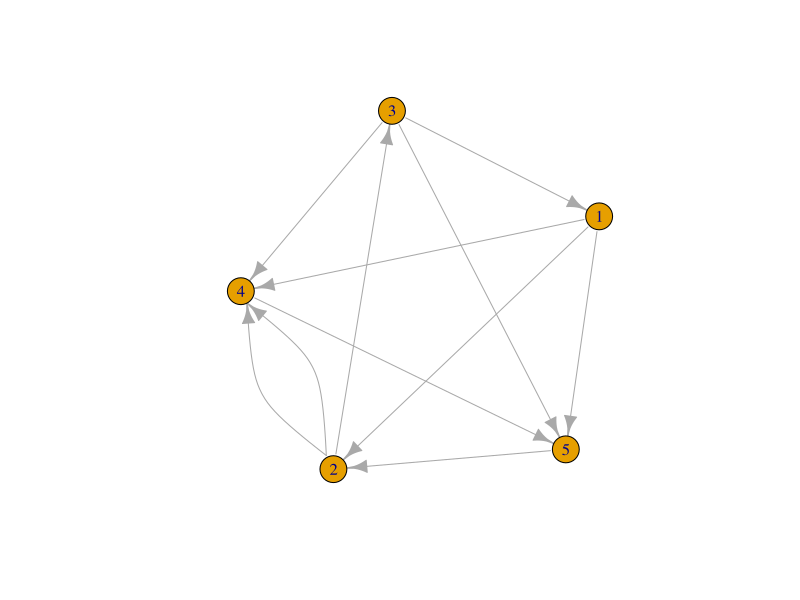
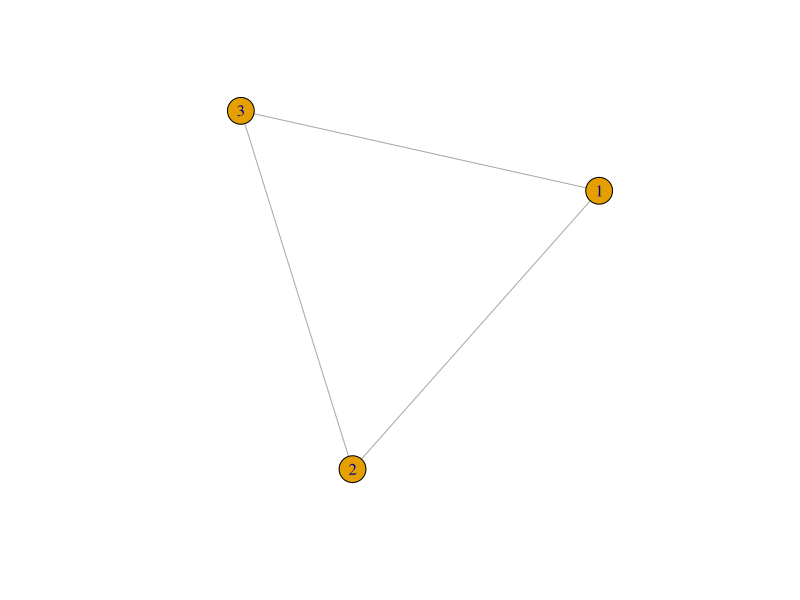
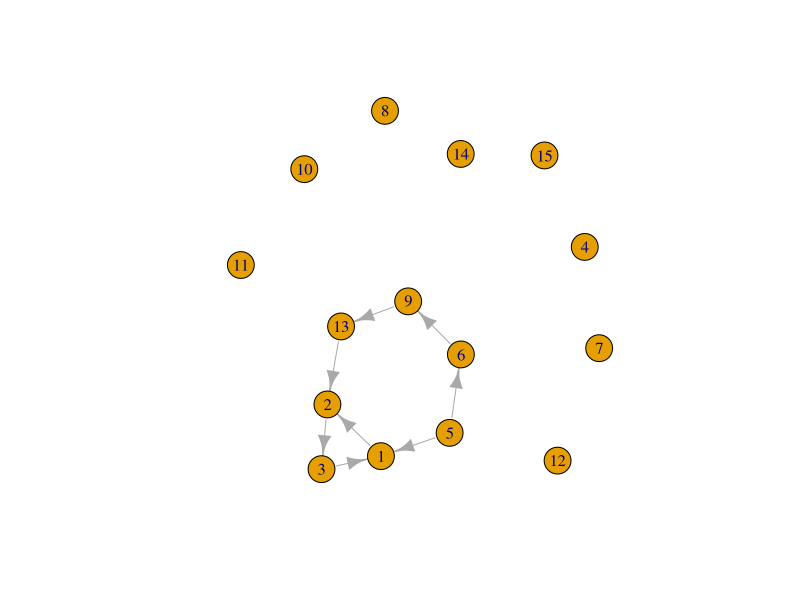
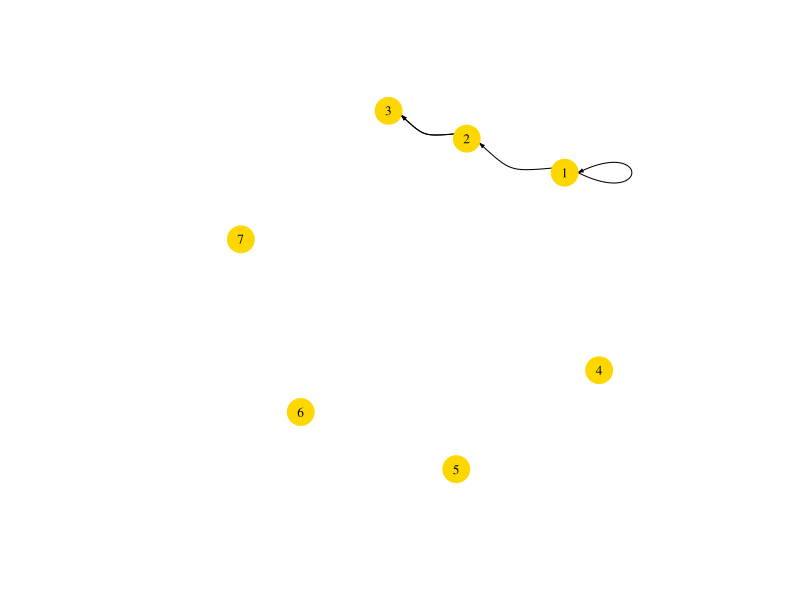
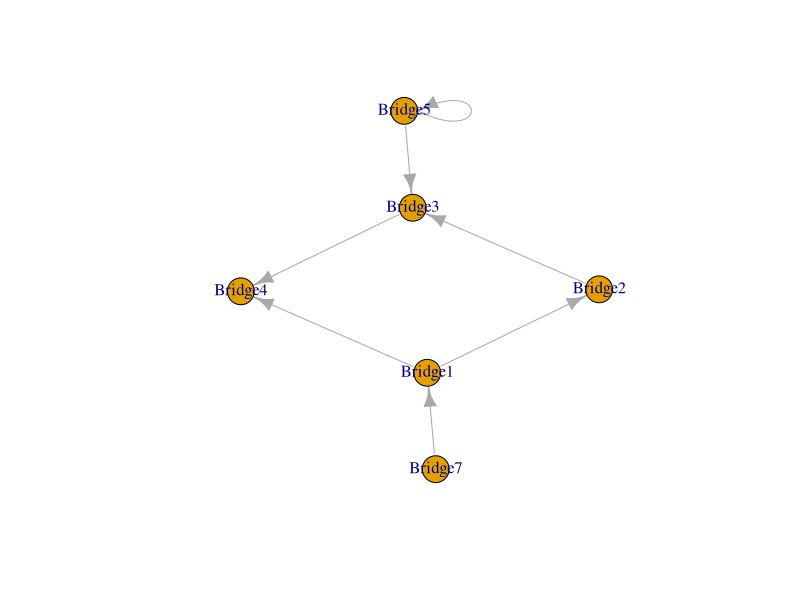
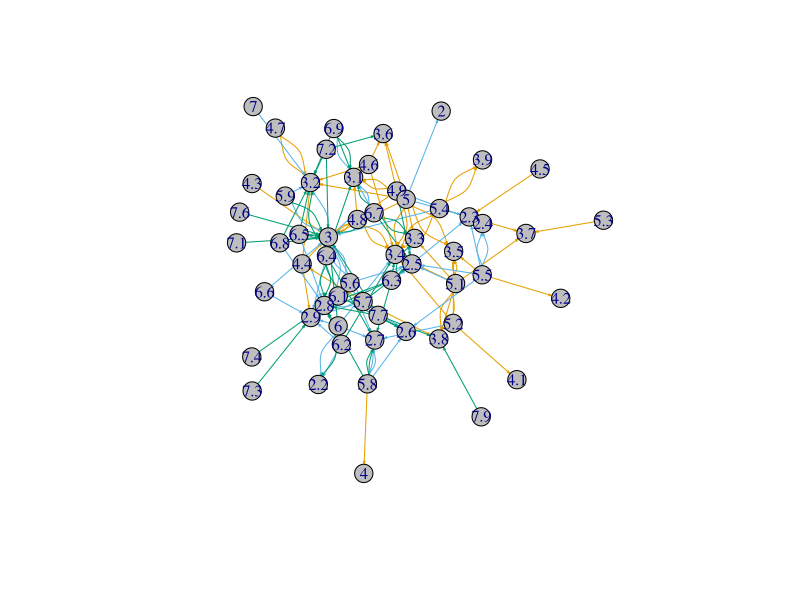

Recreate these plots in R, in order.
library(igraph) 
graph1 <- graph(edges = c(1,2, 2,3, 3,4, 4,5, 1,5), n = 5) #Assign edges and number of vertices
graph1 <- graph(edges = c(1,2, 2,3, 3,4, 4,5, 1,5, 2,4, 3,5, 5,2, 1,4, 2,4, 3,1), n =5)
plot(graph1) #Plot the network


graph2 <- graph (edges=c(1,2, 2,3, 3,1), n = 3, directed = F)
plot(graph2) 
E(graph2) 


graph3 <- graph(edges = c(1,2, 2,3, 3,1, 5,6, 6,9, 9,13, 13,2, 5,1), n = 15, directed = T)
plot(graph3)


graph4 <- graph( c("1", "2",
                   "2", "3",
                   "2", "3",
                   "1", "1"), 
                 isolates=c("4", "5", "6", "7") )  
plot(graph4, edge.arrow.size=.25, vertex.color="gold", vertex.size=15,  #Plotting asthetics
     vertex.frame.color="gold", vertex.label.color="black", 
     vertex.label.cex=0.8, vertex.label.dist=0, edge.curved=.5, edge.color = "black") 

Bridgegraph <- graph( c("Bridge1","Bridge2", "Bridge3","Bridge4", "Bridge2","Bridge3", "Bridge1", "Bridge4","Bridge5", "Bridge3","Bridge5", "Bridge5","Bridge7")) # named vertices
plot(Bridgegraph)

plot(graph_from_data_frame(iris), edge.color = iris$Species,
     , edge.arrow.size=.15, vertex.size=10, vertex.color="gray")
